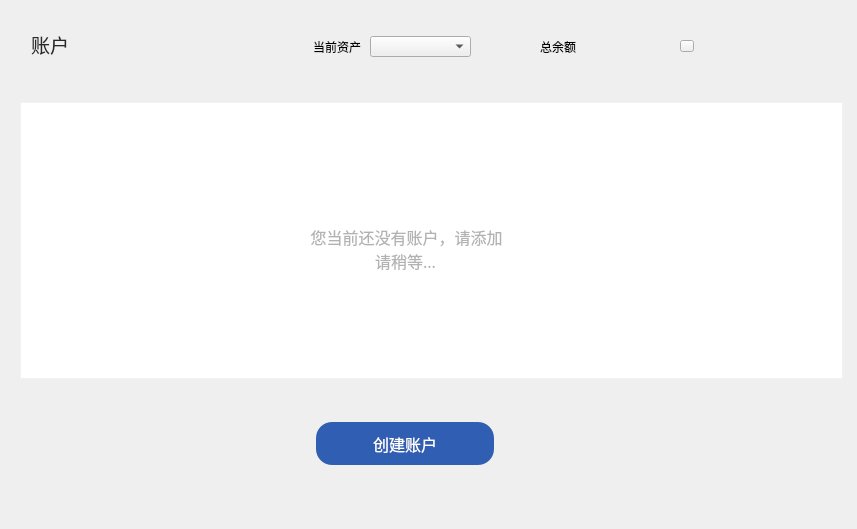
<?xml version="1.0" encoding="UTF-8"?>
<ui version="4.0">
 <class>MainPage</class>
 <widget class="QWidget" name="MainPage">
  <property name="geometry">
   <rect>
    <x>0</x>
    <y>0</y>
    <width>857</width>
    <height>529</height>
   </rect>
  </property>
  <property name="font">
   <font>
    <family>微软雅黑</family>
   </font>
  </property>
  <property name="windowTitle">
   <string>Form</string>
  </property>
  <property name="styleSheet">
   <string notr="true"/>
  </property>
  <widget class="QLabel" name="accountListLabel">
   <property name="geometry">
    <rect>
     <x>31</x>
     <y>34</y>
     <width>91</width>
     <height>21</height>
    </rect>
   </property>
   <property name="font">
    <font>
     <family>微软雅黑</family>
     <pointsize>14</pointsize>
     <weight>50</weight>
     <italic>false</italic>
     <bold>false</bold>
    </font>
   </property>
   <property name="styleSheet">
    <string notr="true">background:transparent;
color: rgb(40, 40, 40);</string>
   </property>
   <property name="text">
    <string>账户</string>
   </property>
  </widget>
  <widget class="QLabel" name="totalBalanceLabel">
   <property name="geometry">
    <rect>
     <x>594</x>
     <y>33</y>
     <width>71</width>
     <height>30</height>
    </rect>
   </property>
   <property name="font">
    <font>
     <family>微软雅黑</family>
     <pointsize>14</pointsize>
    </font>
   </property>
   <property name="styleSheet">
    <string notr="true">background:transparent;</string>
   </property>
   <property name="text">
    <string/>
   </property>
   <property name="alignment">
    <set>Qt::AlignLeading|Qt::AlignLeft|Qt::AlignVCenter</set>
   </property>
  </widget>
  <widget class="QLabel" name="label">
   <property name="geometry">
    <rect>
     <x>515</x>
     <y>36</y>
     <width>61</width>
     <height>21</height>
    </rect>
   </property>
   <property name="font">
    <font>
     <family>微软雅黑</family>
     <pointsize>9</pointsize>
    </font>
   </property>
   <property name="styleSheet">
    <string notr="true">background:transparent;</string>
   </property>
   <property name="text">
    <string>总余额</string>
   </property>
   <property name="alignment">
    <set>Qt::AlignRight|Qt::AlignTrailing|Qt::AlignVCenter</set>
   </property>
  </widget>
  <widget class="QToolButton" name="addAccountBtn">
   <property name="geometry">
    <rect>
     <x>316</x>
     <y>422</y>
     <width>178</width>
     <height>43</height>
    </rect>
   </property>
   <property name="font">
    <font>
     <family>微软雅黑</family>
     <pointsize>12</pointsize>
    </font>
   </property>
   <property name="cursor">
    <cursorShape>PointingHandCursor</cursorShape>
   </property>
   <property name="focusPolicy">
    <enum>Qt::NoFocus</enum>
   </property>
   <property name="styleSheet">
    <string notr="true">QToolButton{background-color:rgb(47,94,178);color:#ffffff;border:none;border-radius:16px;}
QToolButton:hover{background-color:rgb(0, 26, 73);}
QToolButton:disabled{background-color:#cecece;}</string>
   </property>
   <property name="text">
    <string>创建账户</string>
   </property>
  </widget>
  <widget class="QTableWidget" name="accountTableWidget">
   <property name="geometry">
    <rect>
     <x>20</x>
     <y>102</y>
     <width>823</width>
     <height>277</height>
    </rect>
   </property>
   <property name="cursor" stdset="0">
    <cursorShape>PointingHandCursor</cursorShape>
   </property>
   <property name="layoutDirection">
    <enum>Qt::LeftToRight</enum>
   </property>
   <property name="styleSheet">
    <string notr="true">QTableWidget{border: 1px solid rgb(241,241,248);gridline-color: rgb(241,241,248)}
QHeaderView{background-color:white;min-height:47;}
QHeaderView::section{background-color: white;border: 1px solid rgb(241,241,248);
font: 12px &quot;微软雅黑&quot;;}</string>
   </property>
   <property name="frameShape">
    <enum>QFrame::Box</enum>
   </property>
   <property name="frameShadow">
    <enum>QFrame::Plain</enum>
   </property>
   <property name="verticalScrollBarPolicy">
    <enum>Qt::ScrollBarAsNeeded</enum>
   </property>
   <property name="horizontalScrollBarPolicy">
    <enum>Qt::ScrollBarAlwaysOff</enum>
   </property>
   <property name="autoScroll">
    <bool>true</bool>
   </property>
   <property name="editTriggers">
    <set>QAbstractItemView::NoEditTriggers</set>
   </property>
   <property name="selectionMode">
    <enum>QAbstractItemView::NoSelection</enum>
   </property>
   <property name="iconSize">
    <size>
     <width>19</width>
     <height>12</height>
    </size>
   </property>
   <property name="verticalScrollMode">
    <enum>QAbstractItemView::ScrollPerItem</enum>
   </property>
   <property name="horizontalScrollMode">
    <enum>QAbstractItemView::ScrollPerItem</enum>
   </property>
   <property name="showGrid">
    <bool>true</bool>
   </property>
   <property name="gridStyle">
    <enum>Qt::SolidLine</enum>
   </property>
   <attribute name="horizontalHeaderVisible">
    <bool>false</bool>
   </attribute>
   <attribute name="horizontalHeaderCascadingSectionResizes">
    <bool>false</bool>
   </attribute>
   <attribute name="horizontalHeaderHighlightSections">
    <bool>false</bool>
   </attribute>
   <attribute name="verticalHeaderVisible">
    <bool>false</bool>
   </attribute>
   <attribute name="verticalHeaderHighlightSections">
    <bool>false</bool>
   </attribute>
   <column>
    <property name="text">
     <string>账户</string>
    </property>
    <property name="font">
     <font>
      <family>微软雅黑</family>
     </font>
    </property>
    <property name="textAlignment">
     <set>AlignCenter</set>
    </property>
   </column>
   <column>
    <property name="text">
     <string>地址</string>
    </property>
    <property name="font">
     <font>
      <family>微软雅黑</family>
     </font>
    </property>
    <property name="textAlignment">
     <set>AlignCenter</set>
    </property>
   </column>
   <column>
    <property name="text">
     <string>余额/CTC</string>
    </property>
    <property name="font">
     <font>
      <family>微软雅黑</family>
     </font>
    </property>
    <property name="textAlignment">
     <set>AlignCenter</set>
    </property>
   </column>
  </widget>
  <widget class="QWidget" name="loadingWidget" native="true">
   <property name="geometry">
    <rect>
     <x>190</x>
     <y>170</y>
     <width>461</width>
     <height>171</height>
    </rect>
   </property>
   <property name="styleSheet">
    <string notr="true">background-color: rgb(255, 255, 255);</string>
   </property>
   <widget class="QLabel" name="loadingLabel">
    <property name="geometry">
     <rect>
      <x>110</x>
      <y>50</y>
      <width>211</width>
      <height>81</height>
     </rect>
    </property>
    <property name="font">
     <font>
      <family>微软雅黑</family>
      <pointsize>12</pointsize>
     </font>
    </property>
    <property name="styleSheet">
     <string notr="true">color: rgb(178, 178, 178);
background-color: rgb(255, 255, 255);</string>
    </property>
    <property name="text">
     <string>请稍等...</string>
    </property>
    <property name="alignment">
     <set>Qt::AlignCenter</set>
    </property>
   </widget>
  </widget>
  <widget class="QLabel" name="initLabel">
   <property name="geometry">
    <rect>
     <x>206</x>
     <y>211</y>
     <width>401</width>
     <height>51</height>
    </rect>
   </property>
   <property name="font">
    <font>
     <family>微软雅黑</family>
     <pointsize>12</pointsize>
    </font>
   </property>
   <property name="styleSheet">
    <string notr="true">color: rgb(178, 178, 178);</string>
   </property>
   <property name="text">
    <string>您当前还没有账户，请添加</string>
   </property>
   <property name="alignment">
    <set>Qt::AlignCenter</set>
   </property>
  </widget>
  <widget class="QToolButton" name="scanBtn">
   <property name="geometry">
    <rect>
     <x>680</x>
     <y>40</y>
     <width>14</width>
     <height>12</height>
    </rect>
   </property>
   <property name="cursor">
    <cursorShape>PointingHandCursor</cursorShape>
   </property>
   <property name="text">
    <string/>
   </property>
  </widget>
  <widget class="QLabel" name="scanLabel">
   <property name="geometry">
    <rect>
     <x>679</x>
     <y>38</y>
     <width>16</width>
     <height>16</height>
    </rect>
   </property>
   <property name="cursor">
    <cursorShape>ArrowCursor</cursorShape>
   </property>
   <property name="text">
    <string/>
   </property>
  </widget>
  <widget class="QComboBox" name="assetComboBox">
   <property name="geometry">
    <rect>
     <x>370</x>
     <y>36</y>
     <width>101</width>
     <height>21</height>
    </rect>
   </property>
  </widget>
  <widget class="QLabel" name="label_2">
   <property name="geometry">
    <rect>
     <x>280</x>
     <y>36</y>
     <width>81</width>
     <height>21</height>
    </rect>
   </property>
   <property name="text">
    <string>当前资产</string>
   </property>
   <property name="alignment">
    <set>Qt::AlignRight|Qt::AlignTrailing|Qt::AlignVCenter</set>
   </property>
  </widget>
 </widget>
 <resources/>
 <connections/>
</ui>
